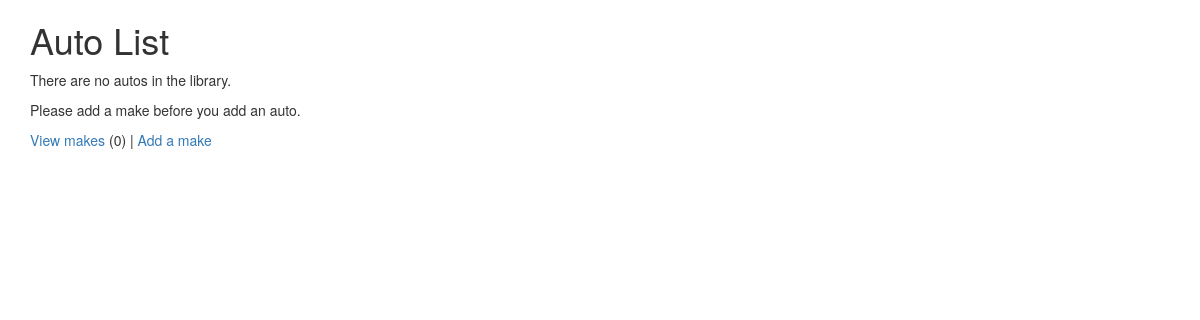
The app's page /autos/ (signed in), older data.
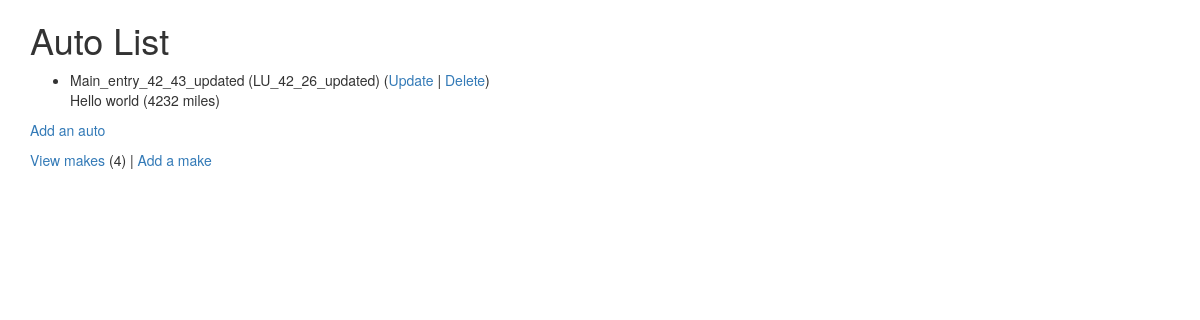
The same page, newer data.
### autos/models.py (models this page shows, shortened)
class Auto(models.Model) :
    nickname = models.CharField(
            max_length=200,
            validators=[MinLengthValidator(2, "Nickname must be greater than 1 character")]
    )
    mileage = models.PositiveIntegerField()
    comments = models.CharField(max_length=300)
    make = models.ForeignKey('Make', on_delete=models.CASCADE, null=False)

class Make(models.Model):
    name = models.CharField(
            max_length=200,
            help_text='Enter a make (e.g. Dodge)',
            validators=[MinLengthValidator(2, "Make must be greater than 1 character")]
    )
    def __str__(self):
        return self.name

### autos/views.py (the view)
# urls.py: path('', views.MainView.as_view(), name='all'),
class MainView(LoginRequiredMixin, View) :
    def get(self, request):
        mc = Make.objects.all().count();
        al = Auto.objects.all();
        ctx = { 'make_count': mc, 'auto_list': al };
        return render(request, 'autos/auto_list.html', ctx)

### autos/templates/autos/auto_list.html
{% extends "base_bootstrap.html" %}
{% block content %}
  <h1>Auto List</h1>
  {% if auto_list %}
  <ul>
    {% for auto in auto_list %}
      <li>
          {{ auto.nickname }} ({{ auto.make }})
          (<a href="{% url 'autos:auto_update' auto.id %}">Update</a> |
          <a href="{% url 'autos:auto_delete' auto.id %}">Delete</a>) <br/>
          {{ auto.comments }} ({{ auto.mileage }} miles)
      </li>
    {% endfor %}
  </ul>
  {% else %}
    <p>There are no autos in the library.</p>
  {% endif %}
  <p>
    {% if make_count > 0 %}
      <a href="{% url 'autos:auto_create' %}">Add an auto</a>
    {% else %}
      Please add a make before you add an auto.
    {% endif %}
  </p>
  <p>
  <a href="{% url 'autos:make_list' %}">View makes</a> ({{ make_count }}) |
    <a href="{% url 'autos:make_create' %}">Add a make</a>
  </p>
{% endblock %}

Row changes from the older to the newer data that the page shows:
added Auto: nickname "Main_entry_42_43_updated", make "LU_42_26_updated", comments "Hello world", mileage "4232"
Text that changed along with them:
{{ make_count }}: "0" → "4"
text no longer shown: "There are no autos in the library. Please add a make before you add an auto."
text now shown: "Add an auto"
